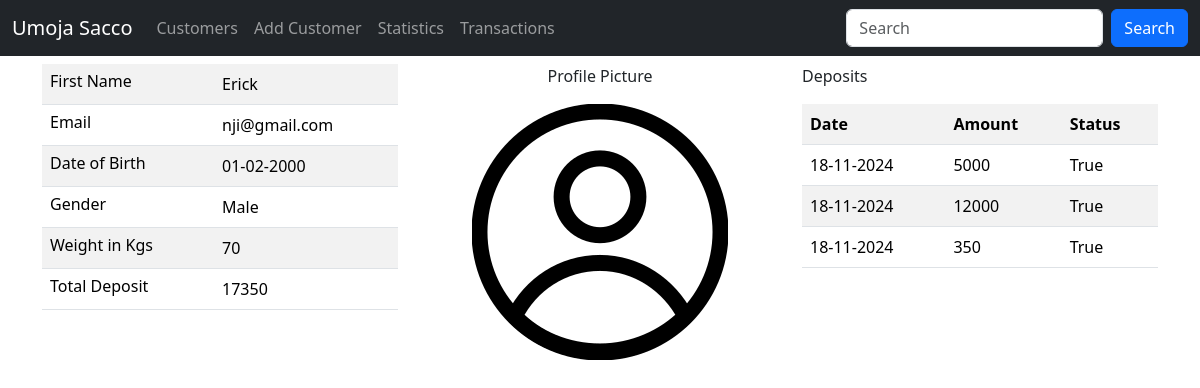
Page /customers/details/104 (signed in) on the committed database.
### sacco/models.py (models this page shows, shortened)
class Customer(models.Model):
    first_name = models.CharField(max_length=30) #charfield = varchar
    last_name = models.CharField(max_length=30)
    email = models.EmailField(unique=True) #varchar + ensures email is unique
    dob = models.DateField()
    gender = models.CharField(max_length=10)
    weight = models.IntegerField(default=0)
    profile_pic = models.ImageField(upload_to=generate_unique_name, null=True)
    created_at = models.DateTimeField(auto_now_add=True)
    updated_at = models.DateTimeField(auto_now=True)
    class Meta:
        db_table = 'customers'

class Deposit(models.Model):
    amount = models.IntegerField()
    status = models.BooleanField(default=False)
    customer = models.ForeignKey(Customer, on_delete=models.CASCADE)
    created_at = models.DateTimeField(auto_now_add=True)
    updated_at = models.DateTimeField(auto_now=True)
    class Meta:
        db_table = 'deposits'

### sacco/views.py (the view)
# urls.py: path('customers/details/<int:customer_id>', views.customer_details, name='customer_details'),
@login_required
@permission_required("sacco.view_customer", raise_exception=True)
def customer_details(request, customer_id):
    customer = Customer.objects.get(id=customer_id)
    deposits = Deposit.objects.filter(customer_id=customer_id)
    total = Deposit.objects.filter(customer=customer).filter(status=True).aggregate(Sum('amount'))['amount__sum']
    return render(request, "details.html", {'deposits': deposits, 'customer': customer, 'total': total})

### templates/details.html (shortened to what this page needs)
{% extends 'master.html' %}
{% load static %}
{% block content %}
    <div class="container">
        <div class="row mt-2">
            <div class="col-sm-4">
                <table class="table table-striped">
                    <tr>
                        <td class="h6">First Name</td>
                        <td>{{ customer.first_name }}</td>
                    </tr>
                    <tr>
                        <td class="h6">Email</td>
                        <td>{{ customer.email }}</td>
                    </tr>
                    <tr>
                        <td class="h6">Date of Birth</td>
                        <td>{{ customer.dob | date:"d-m-Y" }}</td>
                    </tr>
                    <tr>
                        <td class="h6">Gender</td>
                        <td>{{ customer.gender }}</td>
                    </tr>
                    <tr>
                        <td class="h6">Weight in Kgs</td>
                        <td>{{ customer.weight }}</td>
                    </tr>
                    <tr>
                        <td class="h6">Total Deposit</td>
                        <td>{{ total }}</td>
                    </tr>
                </table>
            </div>
            <div class="col-sm-4">
                <p class="text-center"> Profile Picture </p>
                {% if customer.profile_pic %}
                    <img class="img-fluid mx-auto d-block profile" src="{{ customer.profile_pic.url }}" alt="">
                {% else %}
                    <img class="img-fluid mx-auto d-block profile" src="{% static 'profile.png' %}" alt="">
                {% endif %}
            </div>
            <div class="col-sm-4">
                <p>Deposits</p>
                <table class="table table-striped">
                    <tr>
                        <th>Date</th>
                        <th>Amount</th>
                        <th>Status</th>
                    </tr>
                    {% for depo in deposits %}
                        <tr>
                            <td>{{ depo.created_at | date:"d-m-Y" }}</td>
                            <td>{{ depo.amount }}</td>
                            <td>{{ depo.status }}</td>
                        </tr>
                    {% endfor %}
                </table>
            </div>
        </div>
    </div>
{% endblock %}

### rows in the picture
Customer: first_name "Erick", email "nji@gmail.com", dob "01-02-2000", gender "Male", weight "70"
Deposit: created_at "18-11-2024", amount "5000", status "True"
Deposit: created_at "18-11-2024", amount "12000", status "True"
Deposit: created_at "18-11-2024", amount "350", status "True"

### other values in the picture
{{ total }} "17350"
